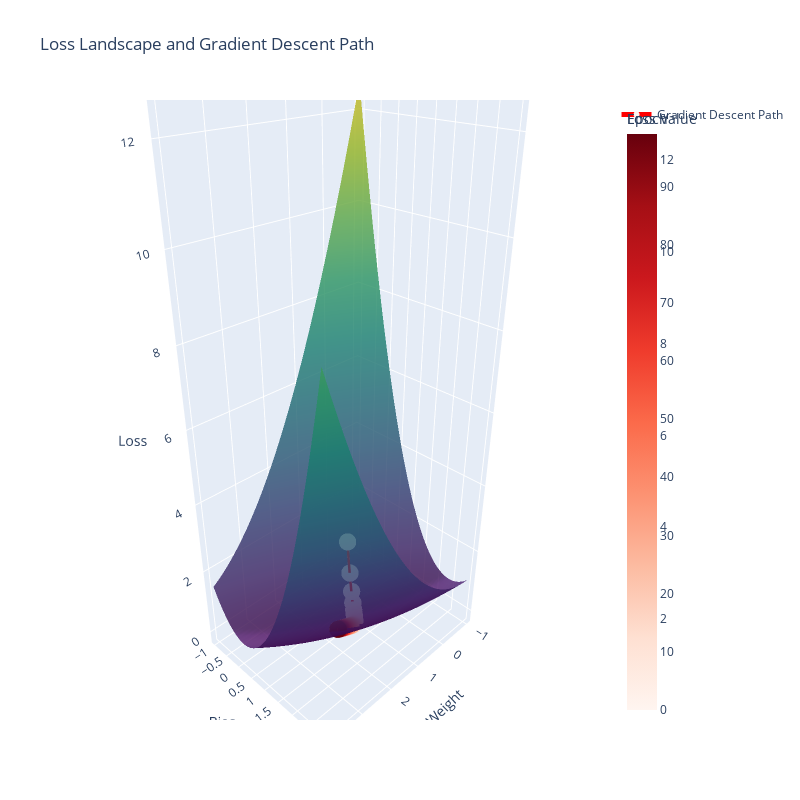

The code cell stored with this chart in its notebook:
### Code cell
import plotly.graph_objects as go

# Create more intuitive axes ranges
w = np.linspace(-1, 4, 50)
b = np.linspace(-1, 3, 50)
W, B = np.meshgrid(w, b)
Z = np.zeros_like(W)

# Calculate loss surface
for i in range(len(w)):
    for j in range(len(b)):
        pred = W[i,j] * X.numpy() + B[i,j]
        Z[i,j] = np.mean((pred - Y.numpy())**2)

# Create interactive 3D plot
fig = go.Figure()

# Add surface with better transparency
fig.add_trace(go.Surface(
    x=W, y=B, z=Z,
    colorscale='Viridis',
    opacity=0.8,
    showscale=True,
    colorbar=dict(title='Loss Value')
))

# Add gradient descent path with clear markers
fig.add_trace(go.Scatter3d(
    x=w_history,
    y=b_history,
    z=loss_history,
    mode='lines+markers',
    line=dict(color='red', width=5),
    marker=dict(
        size=6,
        color=list(range(len(w_history))),
        colorscale='Reds',
        showscale=True,
        colorbar=dict(title='Epoch')
    ),
    name='Gradient Descent Path'
))

# Update layout for better visibility
fig.update_layout(
    title='Loss Landscape and Gradient Descent Path',
    scene=dict(
        xaxis_title='Weight',
        yaxis_title='Bias',
        zaxis_title='Loss',
        camera=dict(
            eye=dict(x=1.5, y=1.5, z=1.2),
            up=dict(x=0, y=0, z=1)
        )
    ),
    showlegend=True,
    width=800,
    height=800
)

fig.show()

### Figure 1 — Plotly figure (JSON) as saved in the notebook; plotly's stock layout.template omitted (floating-point values rounded to 4 significant figures; data arrays with more than 128 entries replaced by an {"elided": "..."} marker saying what was removed)
{"data": [{"colorbar": {"title": {"text": "Loss Value"}}, "colorscale": [[0, "#440154"], [0.1111, "#482878"], [0.2222, "#3e4989"], [0.3333, "#31688e"], [0.4444, "#26828e"], [0.5556, "#1f9e89"], [0.6667, "#35b779"], [0.7778, "#6ece58"], [0.8889, "#b5de2b"], [1, "#fde725"]], "opacity": 0.8, "showscale": true, "type": "surface", "x": {"elided": "50x50 float values"}, "y": {"elided": "50x50 float values"}, "z": {"elided": "50x50 float values"}}, {"line": {"color": "red", "width": 5}, "marker": {"color": [0, 1, 2, 3, 4, 5, 6, 7, 8, 9, 10, 11, 12, 13, 14, 15, 16, 17, 18, 19, 20, 21, 22, 23, 24, 25, 26, 27, 28, 29, 30, 31, 32, 33, 34, 35, 36, 37, 38, 39, 40, 41, 42, 43, 44, 45, 46, 47, 48, 49, 50, 51, 52, 53, 54, 55, 56, 57, 58, 59, 60, 61, 62, 63, 64, 65, 66, 67, 68, 69, 70, 71, 72, 73, 74, 75, 76, 77, 78, 79, 80, 81, 82, 83, 84, 85, 86, 87, 88, 89, 90, 91, 92, 93, 94, 95, 96, 97, 98, 99], "colorbar": {"title": {"text": "Epoch"}}, "colorscale": [[0, "rgb(255,245,240)"], [0.125, "rgb(254,224,210)"], [0.25, "rgb(252,187,161)"], [0.375, "rgb(252,146,114)"], [0.5, "rgb(251,106,74)"], [0.625, "rgb(239,59,44)"], [0.75, "rgb(203,24,29)"], [0.875, "rgb(165,15,21)"], [1, "rgb(103,0,13)"]], "showscale": true, "size": 6}, "mode": "lines+markers", "name": "Gradient Descent Path", "type": "scatter3d", "x": [0.8789, 0.9935, 1.082, 1.15, 1.204, 1.247, 1.281, 1.308, 1.331, 1.35, 1.366, 1.381, 1.393, 1.404, 1.415, 1.424, 1.433, 1.442, 1.45, 1.458, 1.466, 1.473, 1.48, 1.487, 1.494, 1.501, 1.508, 1.514, 1.521, 1.527, 1.534, 1.54, 1.546, 1.552, 1.558, 1.564, 1.569, 1.575, 1.581, 1.586, 1.592, 1.597, 1.602, 1.608, 1.613, 1.618, 1.623, 1.628, 1.633, 1.638, 1.642, 1.647, 1.652, 1.656, 1.661, 1.665, 1.67, 1.674, 1.678, 1.683, 1.687, 1.691, 1.695, 1.699, 1.703, 1.707, 1.711, 1.715, 1.718, 1.722, 1.726, 1.729, 1.733, 1.736, 1.74, 1.743, 1.746, 1.75, 1.753, 1.756, 1.759, 1.763, 1.766, 1.769, 1.772, 1.775, 1.778, 1.781, 1.783, 1.786, 1.789, 1.792, 1.794, 1.797, 1.8, 1.802, 1.805, 1.807, 1.81, 1.812], "y": [0.5333, 0.7365, 0.8882, 1.001, 1.085, 1.147, 1.193, 1.226, 1.25, 1.267, 1.279, 1.287, 1.292, 1.295, 1.296, 1.296, 1.295, 1.294, 1.291, 1.289, 1.286, 1.283, 1.28, 1.277, 1.274, 1.271, 1.268, 1.265, 1.261, 1.258, 1.255, 1.252, 1.249, 1.246, 1.243, 1.24, 1.237, 1.234, 1.231, 1.229, 1.226, 1.223, 1.22, 1.218, 1.215, 1.213, 1.21, 1.208, 1.205, 1.203, 1.2, 1.198, 1.195, 1.193, 1.191, 1.189, 1.186, 1.184, 1.182, 1.18, 1.178, 1.176, 1.174, 1.172, 1.17, 1.168, 1.166, 1.164, 1.162, 1.16, 1.158, 1.156, 1.154, 1.153, 1.151, 1.149, 1.148, 1.146, 1.144, 1.143, 1.141, 1.139, 1.138, 1.136, 1.135, 1.133, 1.132, 1.13, 1.129, 1.127, 1.126, 1.125, 1.123, 1.122, 1.12, 1.119, 1.118, 1.117, 1.115, 1.114], "z": [1.988, 1.145, 0.6685, 0.3984, 0.2451, 0.158, 0.1084, 0.0799, 0.06341, 0.05371, 0.04787, 0.04421, 0.0418, 0.0401, 0.03882, 0.03778, 0.03688, 0.03608, 0.03533, 0.03463, 0.03395, 0.03331, 0.03268, 0.03207, 0.03148, 0.0309, 0.03034, 0.0298, 0.02927, 0.02875, 0.02825, 0.02776, 0.02729, 0.02683, 0.02638, 0.02594, 0.02551, 0.02509, 0.02469, 0.0243, 0.02391, 0.02354, 0.02318, 0.02283, 0.02248, 0.02215, 0.02182, 0.02151, 0.0212, 0.0209, 0.0206, 0.02032, 0.02004, 0.01977, 0.01951, 0.01926, 0.01901, 0.01876, 0.01853, 0.0183, 0.01808, 0.01786, 0.01765, 0.01744, 0.01724, 0.01705, 0.01686, 0.01667, 0.01649, 0.01632, 0.01615, 0.01598, 0.01582, 0.01566, 0.01551, 0.01536, 0.01522, 0.01508, 0.01494, 0.0148, 0.01467, 0.01455, 0.01443, 0.01431, 0.01419, 0.01407, 0.01396, 0.01386, 0.01375, 0.01365, 0.01355, 0.01345, 0.01336, 0.01327, 0.01318, 0.01309, 0.01301, 0.01293, 0.01285, 0.01277]}], "layout": {"height": 800, "scene": {"camera": {"eye": {"x": 1.5, "y": 1.5, "z": 1.2}, "up": {"x": 0, "y": 0, "z": 1}}, "xaxis": {"title": {"text": "Weight"}}, "yaxis": {"title": {"text": "Bias"}}, "zaxis": {"title": {"text": "Loss"}}}, "showlegend": true, "title": {"text": "Loss Landscape and Gradient Descent Path"}, "width": 800}}
